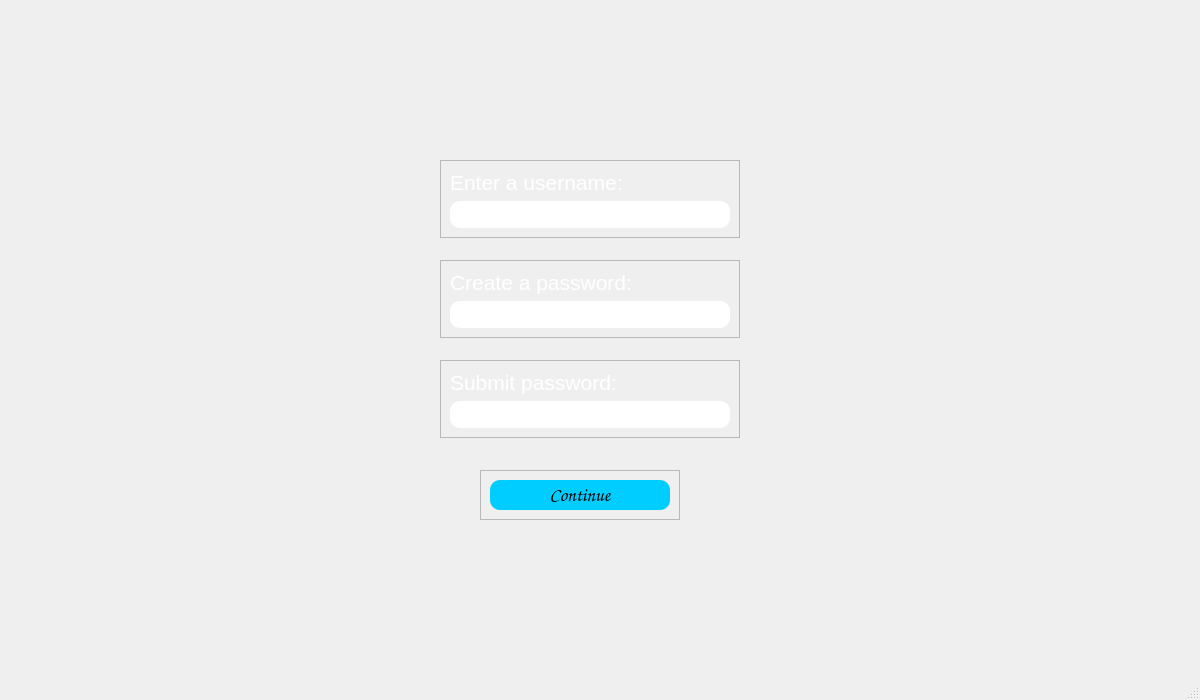
<?xml version="1.0" encoding="UTF-8"?>
<ui version="4.0">
 <class>loginWindow</class>
 <widget class="QMainWindow" name="loginWindow">
  <property name="geometry">
   <rect>
    <x>0</x>
    <y>0</y>
    <width>1200</width>
    <height>700</height>
   </rect>
  </property>
  <property name="sizePolicy">
   <sizepolicy hsizetype="Expanding" vsizetype="Expanding">
    <horstretch>0</horstretch>
    <verstretch>0</verstretch>
   </sizepolicy>
  </property>
  <property name="windowTitle">
   <string>MainWindow</string>
  </property>
  <property name="styleSheet">
   <string notr="true"/>
  </property>
  <widget class="QWidget" name="centralwidget">
   <property name="sizePolicy">
    <sizepolicy hsizetype="Expanding" vsizetype="Expanding">
     <horstretch>0</horstretch>
     <verstretch>0</verstretch>
    </sizepolicy>
   </property>
   <widget class="QFrame" name="frame">
    <property name="geometry">
     <rect>
      <x>440</x>
      <y>160</y>
      <width>300</width>
      <height>78</height>
     </rect>
    </property>
    <property name="minimumSize">
     <size>
      <width>300</width>
      <height>0</height>
     </size>
    </property>
    <property name="maximumSize">
     <size>
      <width>16777215</width>
      <height>100</height>
     </size>
    </property>
    <property name="frameShape">
     <enum>QFrame::StyledPanel</enum>
    </property>
    <property name="frameShadow">
     <enum>QFrame::Raised</enum>
    </property>
    <layout class="QVBoxLayout" name="verticalLayout_2">
     <item>
      <widget class="QLabel" name="label">
       <property name="maximumSize">
        <size>
         <width>200</width>
         <height>50</height>
        </size>
       </property>
       <property name="font">
        <font>
         <family>Arial</family>
         <pointsize>16</pointsize>
         <weight>50</weight>
         <bold>false</bold>
        </font>
       </property>
       <property name="styleSheet">
        <string notr="true">QLabel {
	color: white;
}</string>
       </property>
       <property name="text">
        <string>Enter a username:</string>
       </property>
      </widget>
     </item>
     <item>
      <widget class="QLineEdit" name="username_input">
       <property name="font">
        <font>
         <family>Zekton</family>
         <pointsize>14</pointsize>
         <weight>75</weight>
         <bold>true</bold>
        </font>
       </property>
       <property name="styleSheet">
        <string notr="true">QLineEdit {
	border-radius: 10px;
	border: 2px solid white;
}

QLineEdit:focus {
	border-radius: 10px;
	border: 2px solid rgb(0, 205, 255);
}</string>
       </property>
      </widget>
     </item>
    </layout>
   </widget>
   <widget class="QFrame" name="frame_2">
    <property name="geometry">
     <rect>
      <x>440</x>
      <y>260</y>
      <width>300</width>
      <height>78</height>
     </rect>
    </property>
    <property name="minimumSize">
     <size>
      <width>300</width>
      <height>0</height>
     </size>
    </property>
    <property name="maximumSize">
     <size>
      <width>16777215</width>
      <height>100</height>
     </size>
    </property>
    <property name="frameShape">
     <enum>QFrame::StyledPanel</enum>
    </property>
    <property name="frameShadow">
     <enum>QFrame::Raised</enum>
    </property>
    <layout class="QVBoxLayout" name="verticalLayout_3">
     <item>
      <widget class="QLabel" name="label_2">
       <property name="maximumSize">
        <size>
         <width>200</width>
         <height>50</height>
        </size>
       </property>
       <property name="font">
        <font>
         <family>Arial</family>
         <pointsize>16</pointsize>
         <weight>50</weight>
         <bold>false</bold>
        </font>
       </property>
       <property name="styleSheet">
        <string notr="true">QLabel {
	color: white;
}</string>
       </property>
       <property name="text">
        <string>Create a password:</string>
       </property>
      </widget>
     </item>
     <item>
      <widget class="QLineEdit" name="password_input">
       <property name="font">
        <font>
         <family>Zekton</family>
         <pointsize>14</pointsize>
         <weight>75</weight>
         <bold>true</bold>
        </font>
       </property>
       <property name="styleSheet">
        <string notr="true">QLineEdit {
	border-radius: 10px;
	border: 2px solid white;
}

QLineEdit:focus {
	border-radius: 10px;
	border: 2px solid rgb(0, 205, 255);
}</string>
       </property>
       <property name="echoMode">
        <enum>QLineEdit::Password</enum>
       </property>
      </widget>
     </item>
    </layout>
   </widget>
   <widget class="QFrame" name="frame_3">
    <property name="geometry">
     <rect>
      <x>480</x>
      <y>470</y>
      <width>200</width>
      <height>50</height>
     </rect>
    </property>
    <property name="sizePolicy">
     <sizepolicy hsizetype="Preferred" vsizetype="Preferred">
      <horstretch>0</horstretch>
      <verstretch>0</verstretch>
     </sizepolicy>
    </property>
    <property name="minimumSize">
     <size>
      <width>200</width>
      <height>0</height>
     </size>
    </property>
    <property name="maximumSize">
     <size>
      <width>200</width>
      <height>50</height>
     </size>
    </property>
    <property name="cursor">
     <cursorShape>PointingHandCursor</cursorShape>
    </property>
    <property name="frameShape">
     <enum>QFrame::StyledPanel</enum>
    </property>
    <property name="frameShadow">
     <enum>QFrame::Raised</enum>
    </property>
    <layout class="QVBoxLayout" name="verticalLayout_4">
     <item>
      <widget class="QPushButton" name="submit_button">
       <property name="maximumSize">
        <size>
         <width>300</width>
         <height>35</height>
        </size>
       </property>
       <property name="font">
        <font>
         <family>Comic Sans MS</family>
         <pointsize>14</pointsize>
         <weight>50</weight>
         <italic>false</italic>
         <bold>false</bold>
        </font>
       </property>
       <property name="styleSheet">
        <string notr="true">QPushButton {
	border-radius: 10px;
	background: rgb(0, 205, 255);
}

QPushButton:pressed {
	background:rgb(0, 203, 14);
	
}</string>
       </property>
       <property name="text">
        <string>Continue</string>
       </property>
      </widget>
     </item>
    </layout>
   </widget>
   <widget class="QLabel" name="background">
    <property name="enabled">
     <bool>true</bool>
    </property>
    <property name="geometry">
     <rect>
      <x>0</x>
      <y>0</y>
      <width>1200</width>
      <height>700</height>
     </rect>
    </property>
    <property name="sizePolicy">
     <sizepolicy hsizetype="Expanding" vsizetype="Expanding">
      <horstretch>0</horstretch>
      <verstretch>0</verstretch>
     </sizepolicy>
    </property>
    <property name="frameShadow">
     <enum>QFrame::Plain</enum>
    </property>
    <property name="text">
     <string/>
    </property>
    <property name="pixmap">
     <pixmap>design/title_screen.png</pixmap>
    </property>
    <property name="scaledContents">
     <bool>true</bool>
    </property>
   </widget>
   <widget class="QFrame" name="frame_4">
    <property name="geometry">
     <rect>
      <x>440</x>
      <y>360</y>
      <width>300</width>
      <height>78</height>
     </rect>
    </property>
    <property name="minimumSize">
     <size>
      <width>300</width>
      <height>0</height>
     </size>
    </property>
    <property name="maximumSize">
     <size>
      <width>16777215</width>
      <height>100</height>
     </size>
    </property>
    <property name="frameShape">
     <enum>QFrame::StyledPanel</enum>
    </property>
    <property name="frameShadow">
     <enum>QFrame::Raised</enum>
    </property>
    <layout class="QVBoxLayout" name="verticalLayout_5">
     <item>
      <widget class="QLabel" name="label_3">
       <property name="maximumSize">
        <size>
         <width>200</width>
         <height>50</height>
        </size>
       </property>
       <property name="font">
        <font>
         <family>Arial</family>
         <pointsize>16</pointsize>
         <weight>50</weight>
         <bold>false</bold>
        </font>
       </property>
       <property name="styleSheet">
        <string notr="true">QLabel {
	color: white;
}</string>
       </property>
       <property name="text">
        <string>Submit password:</string>
       </property>
      </widget>
     </item>
     <item>
      <widget class="QLineEdit" name="submit_password_input">
       <property name="font">
        <font>
         <family>Zekton</family>
         <pointsize>14</pointsize>
         <weight>75</weight>
         <bold>true</bold>
        </font>
       </property>
       <property name="styleSheet">
        <string notr="true">QLineEdit {
	border-radius: 10px;
	border: 2px solid white;
}

QLineEdit:focus {
	border-radius: 10px;
	border: 2px solid rgb(0, 205, 255);
}</string>
       </property>
       <property name="echoMode">
        <enum>QLineEdit::Password</enum>
       </property>
      </widget>
     </item>
    </layout>
   </widget>
   <widget class="QLabel" name="error">
    <property name="geometry">
     <rect>
      <x>430</x>
      <y>530</y>
      <width>291</width>
      <height>31</height>
     </rect>
    </property>
    <property name="font">
     <font>
      <pointsize>16</pointsize>
     </font>
    </property>
    <property name="styleSheet">
     <string notr="true">QLabel {
	color: red;
}</string>
    </property>
    <property name="text">
     <string/>
    </property>
   </widget>
   <zorder>background</zorder>
   <zorder>frame</zorder>
   <zorder>frame_2</zorder>
   <zorder>frame_3</zorder>
   <zorder>frame_4</zorder>
   <zorder>error</zorder>
  </widget>
  <widget class="QMenuBar" name="menubar">
   <property name="geometry">
    <rect>
     <x>0</x>
     <y>0</y>
     <width>1200</width>
     <height>21</height>
    </rect>
   </property>
  </widget>
  <widget class="QStatusBar" name="statusbar"/>
 </widget>
 <resources/>
 <connections/>
</ui>
